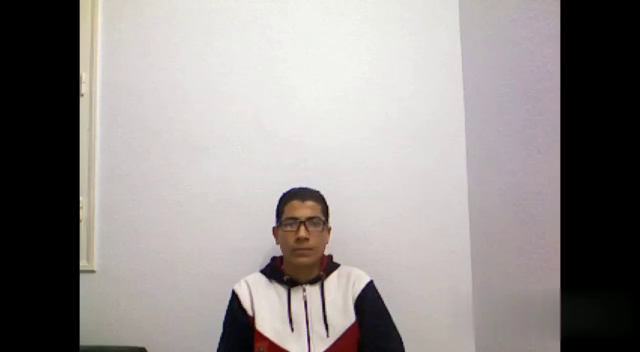
#> input picture frame 0 of input/ExcuseMe.mp4, 640 x 352 px
$ python VIdeoToFrame.py
#> lines starting #> are read from the running program, lines starting #| are printed output that depends on the picture; after the words box and inside, x2 and y2 are one past the last pixel; in counts of white or black regions, pixels touching at a corner belong together
import cv2
import numpy as np
import os
from os.path import isfile, join


video_cap = cv2.VideoCapture(r'input/ExcuseMe.MP4')
output_path = 'output/'
casPath = os.path.dirname(cv2.__file__)+"/data/haarcascade_frontalface_default.xml"
faceCascade= cv2.CascadeClassifier(casPath)

def getFrame(second):

#> called with second = 0
    video_cap.set(cv2.CAP_PROP_POS_MSEC, second * 1000)
    hasFrame, frames = video_cap.read()
#> frames is the input picture: shape (352, 640, 3); mean B, G, R 140.4, 141.8, 147.1
    face= faceCascade.detectMultiScale(frames, scaleFactor=1.1, minNeighbors=5,
    minSize=(30, 30), flags=cv2.CASCADE_SCALE_IMAGE)
#> face = [[272, 200, 60, 60]]

    for (x, y,w,h) in face:
        cv2.rectangle(frames,(x,y),(x+w, y+h), (0,255,0),2)
#> this loop made 1 pass
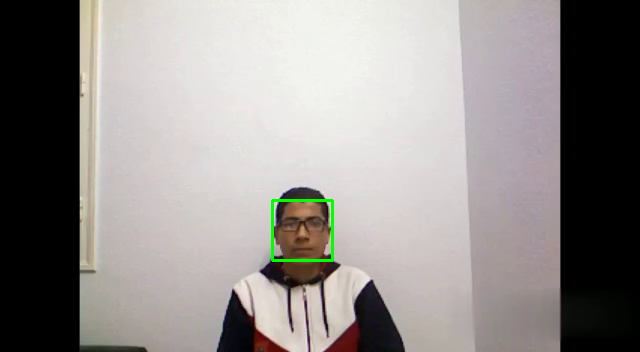
#> frames: shape (352, 640, 3); 0.32% of pixels changed, all inside (x1, y1, x2, y2) = (271, 199, 334, 262)
    if hasFrame:
        cv2.imwrite(output_path + 'image' + str(count) + '.jpg', frames)


    return hasFrame

sec = 0
frameRate = 0.25
count = 1
success = getFrame(sec)
#> success = True
while success:
    count = count + 1
    sec = sec + frameRate
    sec = round(sec, 2)
    success = getFrame(sec)
#> this loop made 25 passes
#> (sec, face in getFrame, success) on passes 1 to 12: (0.25, [[272, 201, 60, 60]], True), (0.5, [[272, 200, 61, 61]], True), (0.75, [[271, 200, 62, 62]], True), (1, [[272, 200, 61, 61]], True), (1.25, [[272, 200, 61, 61]], True), (1.5, [[273, 200, 59, 59]], True), (1.75, [[273, 200, 59, 59]], True), (2, [[273, 200, 58, 58]], True), (2.25, [[273, 200, 59, 59]], True), (2.5, [[273, 200, 59, 59]], True), (2.75, [[272, 199, 60, 60]], True), (3, [[272, 199, 59, 59]], True)
#> (sec, success) on pass 25: (6.25, False)
#> pass 1, in getFrame (call 2), `cv2.imwrite(output_path + 'image' + str(count) + '.jpg', frames)`:
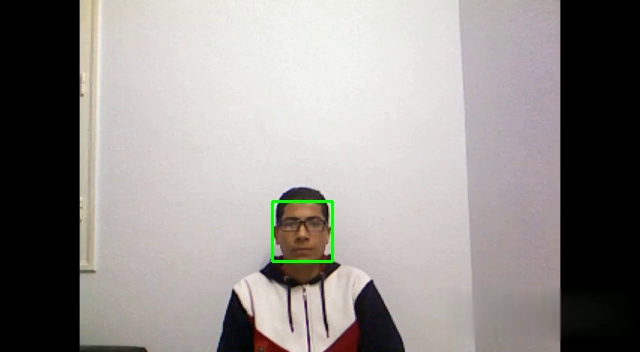
#> saved as image2.jpg: shape (352, 640, 3); mean B, G, R 139.8, 142.4, 146.5
#> pass 2, in getFrame (call 3), `cv2.imwrite(output_path + 'image' + str(count) + '.jpg', frames)`:
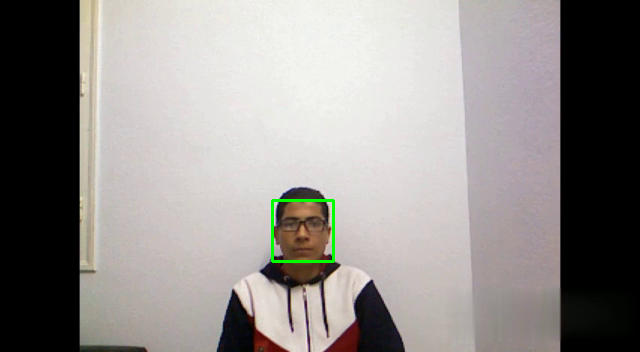
#> saved as image3.jpg: shape (352, 640, 3); mean B, G, R 139.9, 142.4, 146.5
#> after the loop, count = 26; sec = 6.25
